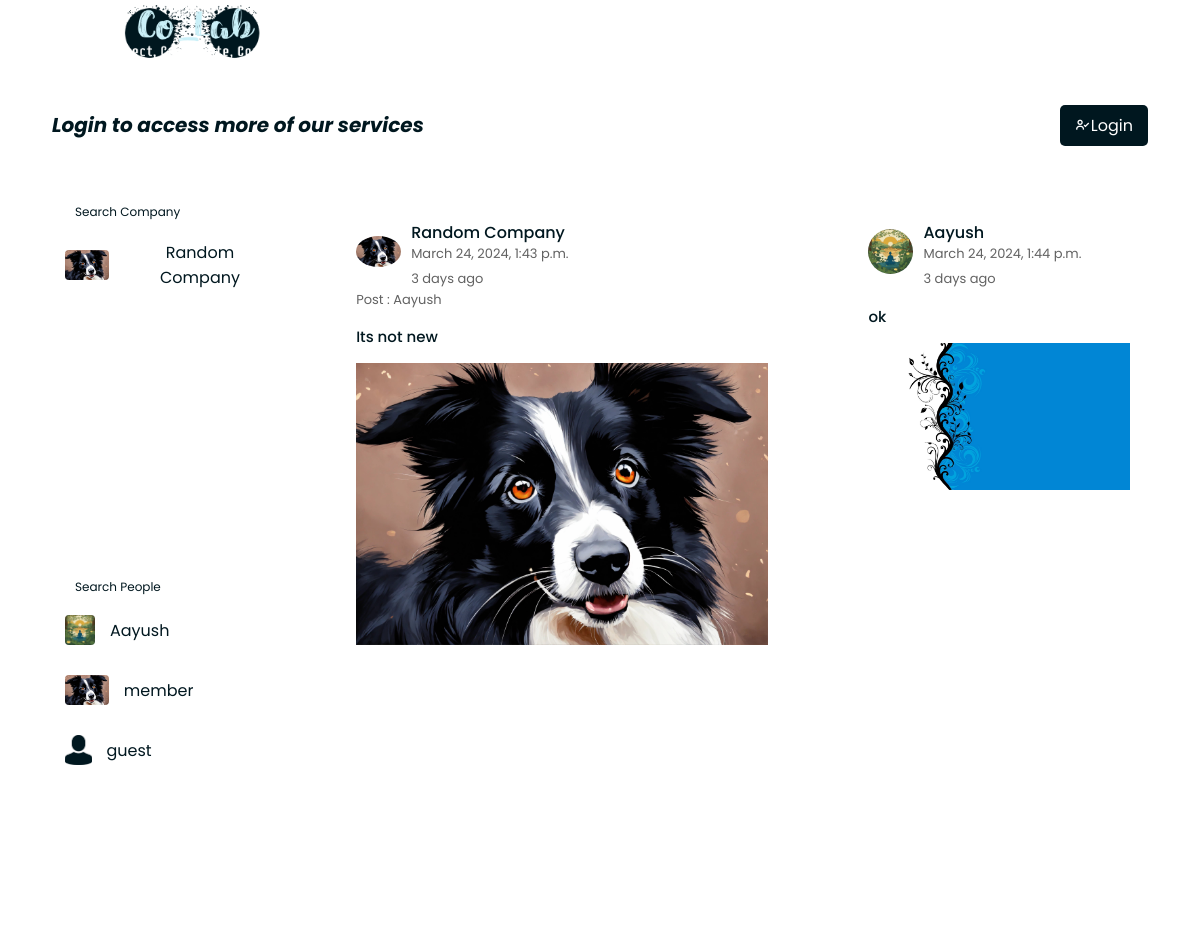
The app's page /, older data.
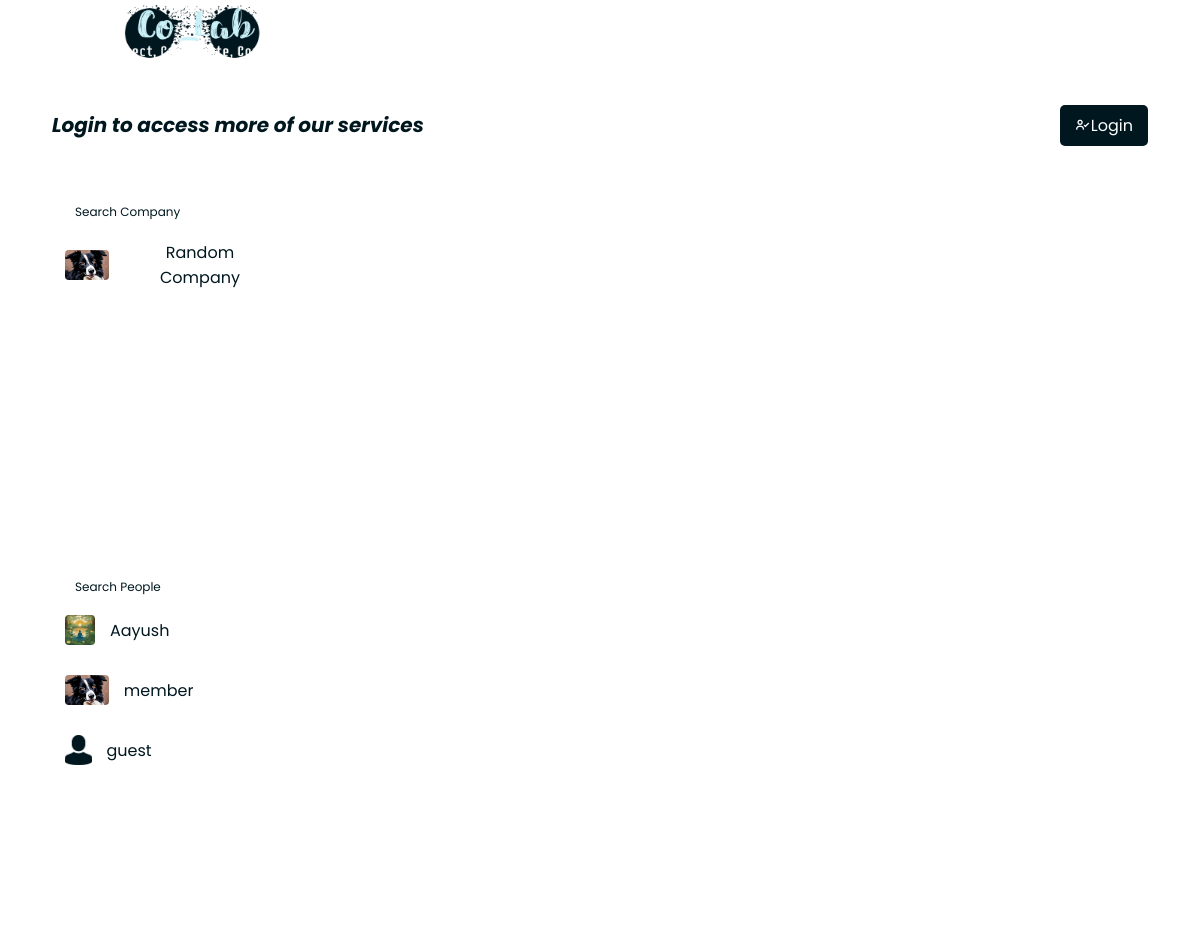
The same page, newer data.
### main/models.py (models this page shows, shortened)
class Company(models.Model):
    company_name = models.CharField(max_length=255, unique=True)
    company_email = models.EmailField(max_length=255, unique=True)
    company_telephone1 = models.CharField(max_length=20, unique=True)
    company_telephone2 = models.CharField(max_length=20, unique=True)
    company_registration_no = models.CharField(max_length=7, unique=True)
    company_address = models.CharField(max_length=255)
    company_logo = models.ImageField(upload_to='company', null=True, blank=True)
    company_description = models.TextField()
    date_established = models.DateField()
    created = models.DateTimeField(auto_now_add=True)
    company_social_website = models.URLField(max_length=200)
    def __str__(self):
        return self.company_name

class Employee(models.Model):
    user = models.OneToOneField(User, on_delete=models.CASCADE)
    date_modified = models.DateTimeField(auto_now=True)
    company = models.ForeignKey(Company, on_delete=models.CASCADE)
    post = models.CharField(max_length=255, null=True, blank=True)
    branch = models.ForeignKey(Branch, on_delete=models.CASCADE, null=True, blank=True)
    employee_code = models.CharField(max_length=8, unique=True, null=True, blank=True)
    phone_no = models.CharField(max_length=15, unique=True, null=True, blank=True)
    address = models.CharField(max_length=255, null=True, blank=True)
    image = models.ImageField(upload_to='employee', null=True, blank=True)
    admin = models.BooleanField(default=False)

class CompanyPost(models.Model):
    host = models.ForeignKey(User, on_delete=models.SET_NULL, null=True, blank=True)
    company = models.ForeignKey(Company, on_delete=models.SET_NULL, null=True, blank=True)
    title = models.CharField(max_length=500)
    created = models.DateTimeField(auto_now_add=True)
    image = models.ImageField(upload_to='company_post', null=True, blank=True)
    class Meta:
        ordering = ['-created']

class EmployeePost(models.Model):
    host = models.ForeignKey(User, on_delete=models.SET_NULL, null=True, blank=True)
    title = models.CharField(max_length=500)
    created = models.DateTimeField(auto_now_add=True)
    image = models.ImageField(upload_to='employee_post', null=True, blank=True)
    class Meta:
        ordering = ['-created']

### main/views.py (the view)
# urls.py: path('', views.home, name="home"),
def home(request):
    company_post = CompanyPost.objects.all()
    employee_post = EmployeePost.objects.all()
    q = request.GET.get('q') if request.GET.get('q') != None else ''
    companies = Company.objects.filter(
        Q(company_name__icontains=q)
    )
    r = request.GET.get('r') if request.GET.get('r') != None else ''
    users = User.objects.filter(
        Q(username__icontains=r) |
        Q(email__icontains=r) |
        Q(first_name__icontains=r) |
        Q(last_name__icontains=r)
    )
    employees = Employee.objects.all()
    try:
        if request.user.is_authenticated:
            employee = Employee.objects.get(user=request.user)
        else:
            employee = {}
    except:
        employee ={}
    context = {'employee': employee, 'company_post': company_post, 'employee_post': employee_post, 'companies': companies, 'users': users, 'employees': employees}
    return render(request, 'main/home.html', context)

### main/templates/main/home.html
{% extends 'main.html' %}
{% load static %}
{% block content %}
<div class="post">
    <div class="post-left">
        {% if request.user.is_authenticated %}
        <a href="{% url 'user-profile' request.user.id %}">
            {% if employee.image %}
                <img src="{{employee.image.url}}" height="30px">
            {% else %}
                <img src="{% static 'styles/images/avatar.png' %}" height="30px">
            {% endif %}
            <h1>{{request.user}}</h1></a>
        {% else %}
            <a href="{% url 'login' %}"><h1>Login to access more of our services</h1></a>
        {% endif %}
    </div>
    <div class="post-btn">
        {% if request.user.is_authenticated %}
            {% if employee.admin %}
                <a href="{% url 'create-company-post' %}"><span><i class='bx bx-plus' ></i>Company Post</span></a>
                <a href="{% url 'create-employee-post' %}"><span><i class='bx bx-plus' ></i>Post</span></a>
            {% else %}
                <a href="{% url 'create-employee-post' %}"><span><i class='bx bx-plus' ></i>Post</span></a>
            {% endif %}
        {% else %}
            <a href="{% url 'login' %}"><span><i class='bx bx-user-check'></i>Login</span></a>
        {% endif %}
    </div>
</div>
<div class="main-container">
    <div class="s-main-container1">
        {% include 'main/search-bar.html' %}
    </div>
    <div class="s-main-container2">
        {% include 'main/company_post.html' %}
    </div>
    <div class="s-main-container3">
        {% include 'main/employee_post.html' %}
    </div>
</div>
{% endblock content %}

### templates/main.html (shortened to what this page needs)
<!DOCTYPE html>
{% load static %}
<html>
<head>
    <link href='https://unpkg.com/boxicons@2.1.4/css/boxicons.min.css' rel='stylesheet'>
    <link rel="stylesheet" href="{% static 'styles/styles.css' %}" />
</head>
<body>
    {% include 'nav.html' %}
    <div class="container">
        {% block content %}
        {% endblock %}
    </div>
</body>
</html>

### templates/nav.html (shortened to what this page needs)
{% load static %}
<header class="header">
    <a href="{% url 'home' %}" class="logo"><img src="{% static 'styles/images/logo1.png' %}" height="55px"></a>
    <nav class="navbar">
        <a href="{% url 'home' %}">Home</a>
        <a href="{% url 'about' %}">About-Us</a>
    </nav>
    <div class="navbar">
            {% if request.user.is_authenticated %}
                <a href="{% url 'logout' %}">Logout</a>
            {% else %}
                <a href="{% url 'register' %}">Register</a>
                <a href="{% url 'login' %}">Login</a>
            {% endif %}
    </div>
</header>

### main/templates/main/search-bar.html
{% load static %}
<div class="company-search">
    <form action="" class="search-bar">
        <input type="text" placeholder="Search Company" name="q">
        <button type="submit"><i class='bx bx-search'></i></button>
    </form>
    <div class="search-result">
        {% for companies in companies %}
            <a href="{% url 'company-profile' companies.id %}">
            {% if companies.company_logo %}
                <img src="{{companies.company_logo.url}}">
            {% else %}
                <img src="{% static 'styles/images/company_avatar.png' %}">
            {% endif %}
            {{companies}}</a>
        {% endfor %}
    </div>
</div>
<div class="employee-search">
    <form action="" class="search-bar">
        <input type="text" placeholder="Search People" name="r">
        <button type="submit"><i class='bx bx-search'></i></button>
    </form>
    <div class="search-result">
        {% for users in users %}
            <a href="{% url 'user-profile' users.id %}">
            {% for employees in employees %}
                {% if employees.user == users %}
                    {% if employees.image %}
                        <img src="{{employees.image.url}}">
                    {% else %}
                        <img src="{% static 'styles/images/avatar.png' %}">
                    {% endif %}
                    {{users}}
                {% endif %}
            {% endfor %}
            </a>
        {% endfor %}
    </div>
</div>

### main/templates/main/company_post.html
{% load static %}
{% for post in company_post %}
    <div class="post-container">
        <div class="user-profile">
            <a href="{% url 'company-profile' post.company.id %}" style="text-decoration: none;">
            {% if post.company.company_logo %}
                <img class="company-logo" src="{{ post.company.company_logo.url }}" width="45px">
            {% else %}
                <img class="company-logo" src="{% static 'styles/images/company_avatar.png' %}" width="45px">
            {% endif %}
            <div>
                <p>{{ post.company }}</p></a>
                <span>{{ post.created }}</span><br>
                <span>{{ post.created|timesince }} ago</span>
            </div>
        </div>
        <a href="{% url 'user-profile' post.host.id %}" style="text-decoration: none;"><p class="post-host">Post : {{post.host}}</p></a>
        <p class="post-text">{{ post.title }}</p>
        {% if post.image %}
            <img class="post-image" src="{{ post.image.url }}" class="post-img" width="100%">
        {% endif %}
    </div>
{% endfor %}

### main/templates/main/employee_post.html
{% load static %}
{% for post in employee_post %}
    <div class="post-container">
        <div class="user-profile">
            <a href="{% url 'user-profile' post.host.id %}" style="text-decoration: none;">
            {% if post.host.employee.image %}
                <img class="company-logo" src="{{ post.host.employee.image.url }}" width="45px">
            {% else %}
                <img class="company-logo" src="{% static 'styles/images/avatar.png' %}" width="45px">
            {% endif %}
            <div>
                <p>{{post.host}}</p></a>
                <span>{{ post.created }}</span><br>
                <span>{{ post.created|timesince }} ago</span>
            </div>
        </div>
        <p class="post-text">{{ post.title }}</p>
        {% if post.image %}
            <img class="post-image" src="{{ post.image.url }}" class="post-img" width="100%">
        {% endif %}
    </div>
{% endfor %}

### static/styles/styles.css (style rules this page uses)
* { margin: 0; padding: 0; box-sizing: border-box; font-family: 'Poppins', sans-serif; }
body { min-height: 100vh; background: url('images/background1.png') no-repeat; background-size: cover; background-position: center; background-attachment: fixed; }
.header { position: fixed; max-height: 80px; top: 0; left: 0; width: 100%; padding: 20px 100px; background: rgba(255, 255, 255, .1); display: flex; justify-content: space-between; align-items: center; backdrop-filter: blur(10px); border-bottom: 2px solid rgba(255, 255, 255, .2); z-index: 10; }
.logo { color: #1E90FF; font-size: 35px; text-decoration: none; font-weight: 700; font-weight: bold; cursor: default; }
.navbar a { color: #fff; font-size: 18px; text-decoration: none; margin-left: 35px; transition: .3s; }
.post { display: flex; justify-content: space-between; align-items: center; padding: 0 30px; background-color: rgba(255, 255, 255, .1); height: 50px; border-radius: 5px; backdrop-filter: blur(10px); border: 2px solid rgba(255, 255, 255, .2); }
.post-left { display: flex; align-items: center; }
.post-left a { display: flex; align-items: center; text-decoration: none; color: #00171f; font-style: italic; }
.post-left h1 { font-size: 20px; }
.post-btn { display: flex; gap: 10px; }
.post-btn a { display: inline-block; padding: 8px 15px; background-color: #00171f; color: #fff; text-align: center; text-decoration: none; border-radius: 5px; }
.post-btn { margin-left: auto; }
.post-btn span { display: flex; align-items: center; }
.container { position: relative; top: 80px; height: calc(100vh - 100px - 40px); text-align: center; margin: 20px; }
.main-container { display: flex; flex-direction: row; height: 100vh; }
.s-main-container1 { display: flex; flex-direction: column; flex: 1.5; padding: 20px; overflow-y: auto; margin: 10px; }
.s-main-container2 { flex: 3; background-color: rgba(255, 255, 255, .1); backdrop-filter: blur(10px); padding: 20px; overflow-y: auto; margin: 10px; display: flex; flex-direction: column; }
.s-main-container3 { flex: 2; background-color: rgba(255, 255, 255, .1); backdrop-filter: blur(10px); padding: 20px; overflow-y: auto; margin: 10px; display: flex; flex-direction: column; }
.company-search { flex: 1; background-color: rgba(255, 255, 255, .1); backdrop-filter: blur(10px); border-radius: 5px; margin-bottom: 5px; overflow-y: auto; }
.employee-search { flex: 1; background-color: rgba(255, 255, 255, .1); backdrop-filter: blur(10px); border-radius: 5px; margin-top: 5px; overflow-y: auto; }
.search-bar { margin: 10px 10px; width: 90%; background-color: rgba(255, 255, 255, .2); backdrop-filter: blur(50px); display: flex; align-items: center; border-radius: 60px; padding: 10px 10px; position: fixed; z-index: 8; }
.search-bar input { background: transparent; flex: 1; border: 0; outline: none; padding: 5px 5px; font-size: 10px; color: #00171f; }
::placeholder { color: #00171f; font-size: 12px; }
.search-bar button i { width: 20px; }
.search-bar button { border: .5; border-radius: 50%; width: 25px; height: 25px; cursor: pointer; background-color: rgba(255, 255, 255, .3); backdrop-filter: blur(50px) saturate(180%); }
.company-search a, .employee-search a { text-decoration: none; display: flex; align-items: center; margin-left: 15px; margin-bottom: 30px; color: #00171f; width: fit-content; }
.company-search a img , .employee-search a img { height: 30px; border-radius: 4px; margin-right: 15px; }
.search-result { top: 60px; position: relative; }

Row changes from the older to the newer data that the page shows:
removed CompanyPost: company.company_logo (picture), company "Random Company", created "March 24, 2024, 1:43 p.m.", created "3 days", host "Aayush", title "Its not new", image (picture)
removed EmployeePost: host.employee.image (picture), host "Aayush", created "March 24, 2024, 1:44 p.m.", created "3 days", title "ok", image (picture)
